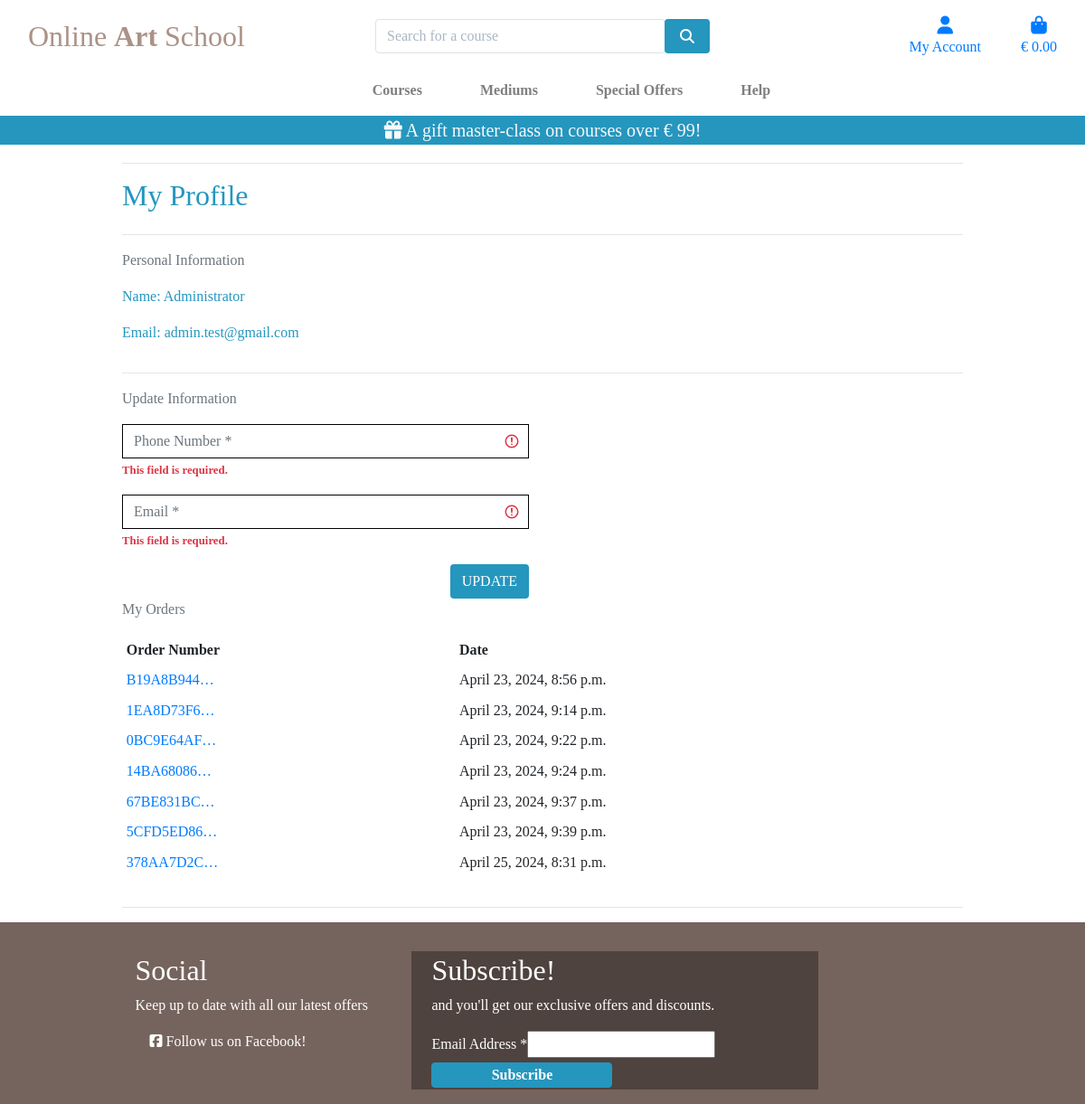
Before: /profile/ (signed in) with the older database file.
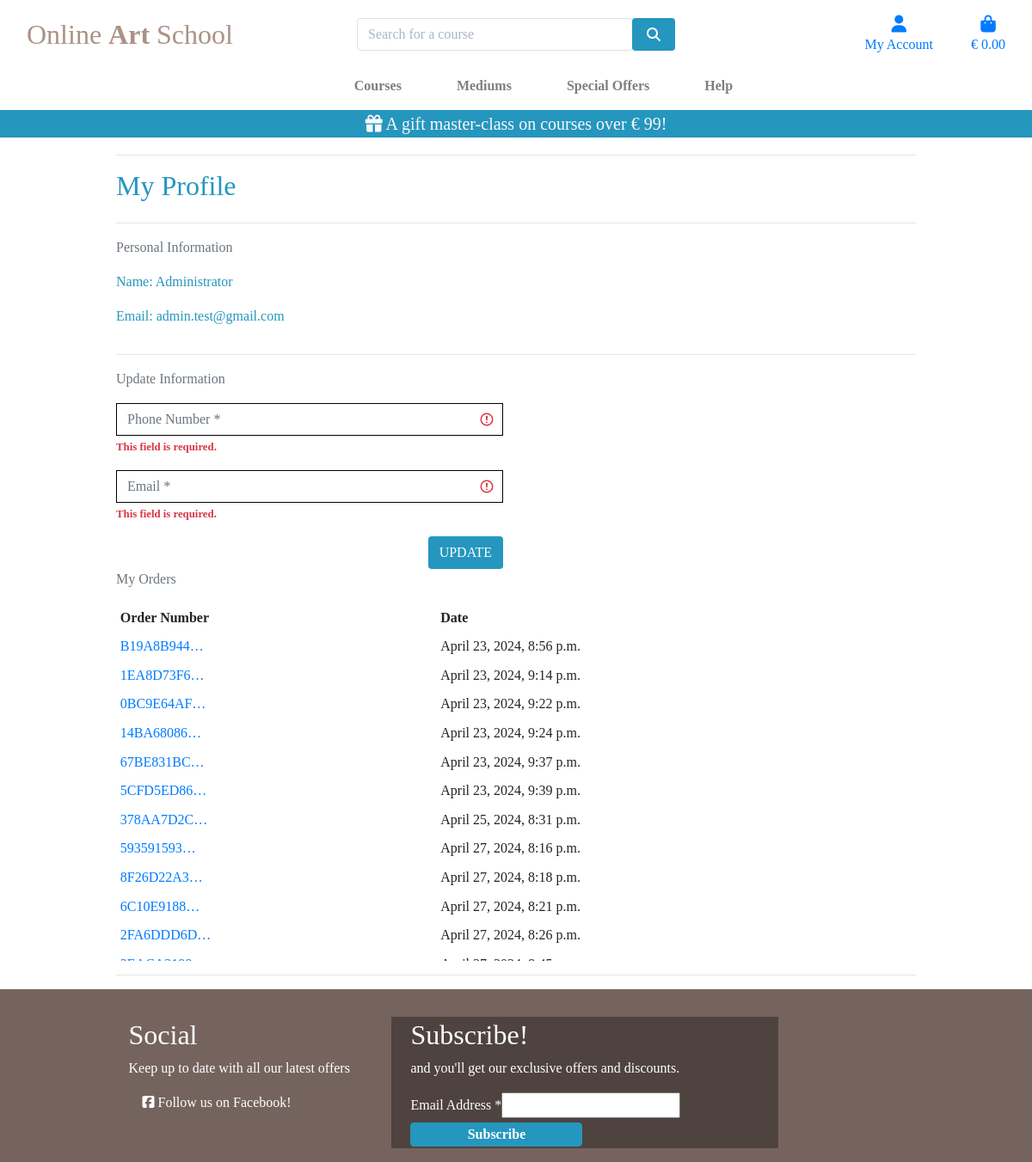
After: the same page with the newer database file.
### profiles/models.py (models this page shows, shortened)
class UserProfile(models.Model):
    user = models.OneToOneField(User, on_delete=models.CASCADE)
    default_phone_number = models.CharField(
        max_length=20, null=False, blank=False)
    default_email = models.EmailField(
        max_length=254, null=False, blank=False)

### checkout/models.py (models this page shows, shortened)
class Order(models.Model):
    order_number = models.CharField(
        max_length=32, null=False, editable=False)
    user_profile = models.ForeignKey(
        UserProfile, on_delete=models.SET_NULL,
        null=True, blank=True, related_name='orders')
    full_name = models.CharField(max_length=50, null=False, blank=False)
    email = models.EmailField(max_length=254, null=False, blank=False)
    phone_number = models.CharField(max_length=20, null=False, blank=False)
    date = models.DateTimeField(auto_now_add=True)
    order_total = models.DecimalField(
        max_digits=10, decimal_places=2, null=False, default=0)
    original_bag = models.TextField(null=False, blank=False, default='')
    stripe_pid = models.CharField(
        max_length=254, null=False, blank=False, default='')

### profiles/views.py (the view)
# urls.py: path('', views.profile, name='profile'),
@login_required
def profile(request):
    profile = get_object_or_404(UserProfile, user=request.user)
    if request.method == 'POST':
        form = UserProfileForm(request.POST, instance=profile)
        if form.is_valid():
            form.save()
            messages.success(request, 'Profile updated successfully')
        else:
            messages.error(
                request, 'Update failed. Please check the form')
    else:
        form = UserProfileForm(request.POST, instance=profile)
    orders = profile.orders.all()
    wishlist_items = Wishlist.objects.filter(user=request.user)
    template = 'profiles/profile.html'
    context = {
        'form': form,
        'orders': orders,
        'wishlist_items': wishlist_items,
        'on_profile_page': True
    }
    return render(request, template, context)

### profiles/forms.py
class UserProfileForm(forms.ModelForm):
    class Meta:
        model = UserProfile
        exclude = ('user',)
    def __init__(self, *args, **kwargs):
        super().__init__(*args, **kwargs)
        placeholders = {
            'default_email': 'Email',
            'default_phone_number': 'Phone Number',
        }
        self.fields['default_phone_number'].widget.attrs['autofocus'] = True
        for field in self.fields:
            if self.fields[field].required:
                placeholder = f'{placeholders[field]} *'
            else:
                placeholder = placeholders[field]
            self.fields[field].widget.attrs['placeholder'] = placeholder
            self.fields[field].widget.attrs['class'] = 'border-black rounded-0 profile-form-input'
            self.fields[field].label = False

### bag/contexts.py (called while the page is built, shortened)
def bag_contents(request):
    bag_items = []
    total = 0
    course_count = 0
    free_mc = False
    bag = request.session.get('bag', {})
    if total < settings.FREE_MC_THRESHOLD:
        free_mc_delta = settings.FREE_MC_THRESHOLD - total
    else:
        free_mc = get_object_or_404(Course, pk=1)
        free_mc.price = 0
        free_mc_delta = 0
    context = {
        'bag_items': bag_items,
        'total': total,
        'course_count': course_count,
        'free_mc_threshold': settings.FREE_MC_THRESHOLD,
        'free_mc_delta': free_mc_delta,
        'free_mc': free_mc,
    }
    return context

### profiles/templates/profiles/profile.html (shortened to what this page needs)
{% extends "base.html" %}
{% load static %}
{% block extra_css %}
    <link rel="stylesheet" href="{% static 'profiles/css/profile.css' %}">
{% endblock %}
{% block page_header %}
    <div class="container header-container">
    </div>
{% endblock %}
{% block content %}
    <div class="overlay"></div>
    <div class="container">
        <div class="row">
            <div class="col">
                <hr>
                <h2 class="logo-font mb-4">My Profile</h2>
                <hr>
            </div>
        </div>
        <div class="row">
            <div class="col-12 col-lg-6">
                <p class="text-muted">Personal Information</p>
                <p>Name: {{ user }}</p>
                <p>Email: {{ user.email }}</p>
            </div>
        </div>
        <hr>
        <div class="row">
            <div class="col-12 col-lg-6">
                <p class="text-muted">Update Information</p>
                <form class="mt-3" action="{% url 'profile' %}" method="POST" id="profile-update-form">
                    {{ form|crispy }}
                    <button class="btn btn-blue rounded text-uppercase float-right">Update</button>
                </form>
            </div>
        </div>
        <div class="row">
            <div class="col-12">
                <p class="text-muted">My Orders</p>
                <div class="order-history table-responsive">
                    <table class="table table-sm table-borderless">
                        <thead>
                            <tr>
                                <th>Order Number</th>
                                <th>Date</th>
                            </tr>
                        </thead>
                        <tbody>
                            {% for order in orders %}
                                <tr>
                                    <td>
                                        <a href="{% url 'order_history' order.order_number %}"
                                        title="{{ order.order_number }}">
                                            {{ order.order_number|truncatechars:10 }}
                                        </a>
                                    </td>
                                    <td>{{ order.date }}</td>
                                </tr>
                            {% endfor %}
                        </tbody>
                    </table>
                </div>
            </div>
        </div>
        <hr>
    </div>
{% endblock %}

### templates/base.html (shortened to what this page needs)
{% load static %}
<!doctype html>
<html lang="en">
    <head>
        {% block corecss %}
            <link rel="stylesheet" href="https://stackpath.bootstrapcdn.com/bootstrap/4.4.1/css/bootstrap.min.css">
            <link rel="stylesheet" href="{% static 'css/base.css' %}">
            <link href="//cdn-images.mailchimp.com/embedcode/classic-061523.css" rel="stylesheet" type="text/css">
        {% endblock %}
        {% block extra_css %}{% endblock %}
    </head>
    <body>
        <header class="container-fluid fixed-top">
            <div id="topnav" class="row bg-white pt-lg-2 d-none d-lg-flex">
                <div class="col-12 col-lg-4 my-auto py-1 py-lg-0 text-center text-lg-right">
                    <a href="{% url 'home' %}" class="nav-link main-logo-link">
                        <h2 class="main-logo my-0">Online <strong>Art</strong> School</h2>
                    </a>
                </div>
                <div class="col-12 col-lg-4 my-auto py-1 py-lg-0">
                    <form method="GET" action="{% url 'courses' %}">
                        <div class="input-group w-100">
                            <input class="form-control border border-grey rounded" type="text" name="q" placeholder="Search for a course">
                            <div class="input-group-append">
                                <button class="form-control btn btn-blue rounded" type="submit">
                                    <span class="icon">
                                        <i class="fas fa-search"></i>
                                    </span>
                                </button>
                            </div>
                        </div>
                    </form>
                </div>
                <div class="col-12 col-lg-4 my-auto py-1 py-lg-0">
                    <ul class="list-inline list-unstyled text-center text-lg-right my-0">
                        <li class="list-inline-item dropdown">
                            <a class="text-black nav-link" href="#" id="user-options" data-toggle="dropdown" aria-haspopup="true" aria-expanded="false">
                                <div class="text-center">
                                    <div><i class="fas fa-user fa-lg"></i></div>
                                    <p class="my-0">My Account</p>
                                </div>
                            </a>
                        </li>
                        <li class="list-inline-item">
                            <a class="{% if grand_total %}text-info font-weight-bold{% else %}{% endif %} nav-link" href="{% url 'view_bag' %}">
                                <div class="text-center">
                                    <div><i class="fas fa-shopping-bag fa-lg"></i></div>
                                    <p class="my-0">
                                        {% if total %}
                                            €{{ total|floatformat:2 }}
                                        {% else %}
                                            € 0.00
                                        {% endif %}
                                    </p>
                                </div>
                            </a>
                        </li>
                    </ul>
                </div>
            </div>
            <div class="row bg-white">
                <nav class="navbar navbar-expand-lg navbar-light w-100">
                    {% include 'includes/mobile-top-header.html' %}
                    {% include 'includes/main-nav.html' %}
                </nav>
            </div>
            <div id="delivery-banner" class="row text-center">
                <div class="col banner">
                    <h5 class="logo-font my-1">
                        <i class="fa fa-gift" aria-hidden="true"></i>
                        A gift master-class on courses over &euro; {{ free_mc_threshold }}!
                    </h5>
                </div>
            </div>
        </header>
    {% block page_header %}
    {% endblock %}
    {% block content %}
    {% endblock %}
    <footer class="footer-div mt-auto py-3 container-wrapper">
        <div class="container text-white content-container">
            <section class="footer">
                <div class="row">
                    <div class="col-12 col-md-4 mt-3">
                        <div id="socials">
                            <h2>Social</h2>
                            <p>Keep up to date with all our latest offers</p>
                            <a class="text-white ml-3 span-link" href="https://www.facebook.com/profile.php?id=61555332935045" target="_blank" aria-label="facebook link" rel="noopener">
                                <i class="fab fa-facebook-square ms-3"></i> Follow us on Facebook!
                            </a>
                        </div>
                    </div>
                    <div class="col-12 col-md-6 mt-3">
                        <div id="embed_signup">
                            <form action="https://herokuapp.us21.list-manage.com/subscribe/post?u=0d7c3ade9034911f53abcd65e&amp;id=469bfcc460&amp;f_id=00a9fbe6f0" method="post" id="mc-embedded-subscribe-form" name="mc-embedded-subscribe-form" class="validate" target="_blank">
                                <div id="mc_embed_signup_scroll">
                                    <h2>Subscribe!</h2>
                                    <p>and you'll get our exclusive offers and discounts.</p>
                                    <div class="mc-field-group"><label for="mce-EMAIL">Email Address <span class="asterisk">*</span></label><input type="email" name="EMAIL" class="required email" id="mce-EMAIL" required="" value=""></div>
                                </div>
                                <div class="optionalParent">
                                    <div class="clear foot">
                                        <input type="submit" name="subscribe" id="mc-embedded-subscribe" class="to-shop-button rounded" value="Subscribe">
                                    </div>
                                </div>
                            </form>
                        </div>
                    </div>
                </div>
            </section>
        </div>
    </footer>
    </body>
</html>

### templates/includes/mobile-top-header.html (shortened to what this page needs)
<ul>
</ul>

### templates/includes/main-nav.html (shortened to what this page needs)
<div class="collapse navbar-collapse" id="main-nav">
    <ul class="navbar-nav w-auto mx-auto">
        <li class="nav-item dropdown">
            <a class="logo-font font-weight-bold nav-link mr-5" href="{% url 'courses' %}" id="all-courses-link" data-toggle="dropdown" aria-haspopup="true" aria-expanded="false">
                Courses
            </a>
        </li>
        <li class="nav-item dropdown">
            <a class="logo-font font-weight-bold nav-link mr-5" href="#" id="painting-link" data-toggle="dropdown" aria-haspopup="true" aria-expanded="false">
                Mediums
            </a>
        </li>
        <li class="nav-item dropdown">
            <a class="logo-font font-weight-bold nav-link mr-5" href="#" id="specials-link" data-toggle="dropdown" aria-haspopup="true" aria-expanded="false">
                Special Offers
            </a>
        </li>
        <li class="nav-item dropdown">
            <a class="logo-font font-weight-bold nav-link" href="#" id="contact-link" data-toggle="dropdown" aria-haspopup="true" aria-expanded="false">
                Help
            </a>
        </li>
    </ul>
</div>

### static/css/base.css (style rules this page uses)
html { height: 100%; }
body { background: url('/media/elena-mozhvilo-xw8DfYBaNbQ-unsplash.jpg') no-repeat center center fixed; background-size: cover; height: calc(100vh - 164px); color: #2596be; font-family: 'Georgia'; }
.icon { align-items: center; display: inline-flex; justify-content: center; height: 1.5rem; width: 1.5rem; }
.main-logo { color: #ab9287; }
.banner { background: #2596be; color: #f8f9fa; }
.main-logo-link { width: fit-content; }
.text-white { color: #f8f9fa; }
.to-shop-button { color: rgb(253, 253, 253); background: #2596be; min-width: 200px; border: #2596be solid 1px; font-weight: 700; }
.btn-blue { background: #2596be !important; color: white !important; }
.border-black { border: 1px solid black !important; }
.overlay { height: 100%; width: 100%; top: 0; left: 0; position: fixed; background: white; z-index: -1; }
input[name='q']::placeholder { color: #aab7c4; }
.footer-div { background: #75645d; }
@media (min-width: 1200px) { .container { max-width: 80%; } }
@media (min-width: 992px) { .header-container { padding-top: 164px; } }
#embed_signup { background-color: #4e433e; clear:left; width: auto; padding: 2px; padding-left: 5%; }
#socials { width: auto; padding: 2px; padding-left: 5%; }

### profiles/static/profiles/css/profile.css (style rules this page uses)
.order-history { max-height: 416px; overflow-y: auto; }

Changed rows visible on the page:
added Order: order_number "593591593…", date "April 27, 2024, 8:16 p.m."
added Order: order_number "8F26D22A3…", date "April 27, 2024, 8:18 p.m."
added Order: order_number "6C10E9188…", date "April 27, 2024, 8:21 p.m."
added Order: order_number "2FA6DDD6D…", date "April 27, 2024, 8:26 p.m."
